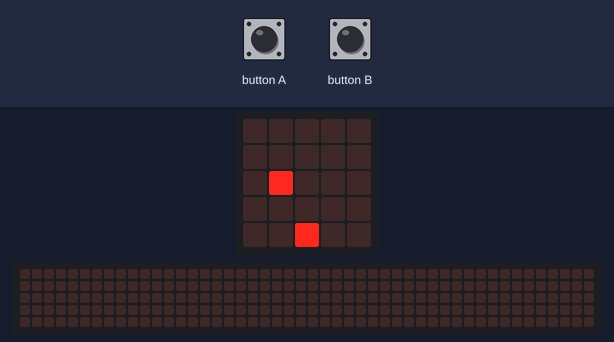
Bench run of a program on a simulated BBC micro:bit (MakeCode). On the bench: the board's 5×5 LED display, a strip that is not on the board, showing the scrolling text unrolled. The inputs (shaded band) are chosen by the test bench. Random numbers come from a fixed seed; the 48×5 strip is a reading aid, not a part: it shows the text the display is scrolling, unrolled, one strip-width of it at a time.

Above: at 1.6 s.
1.7 s: button A pressed for 0.15 s
At 2.3 s:
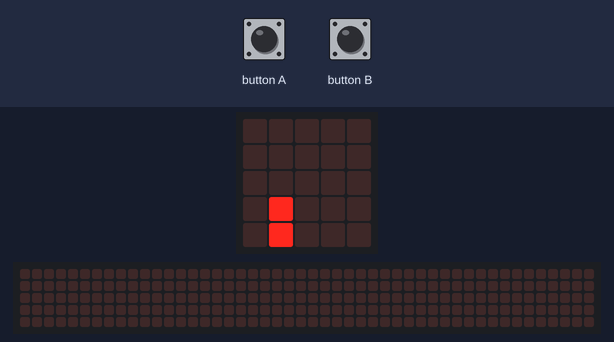
4.8 s: button B pressed for 0.15 s
At 5.7 s:
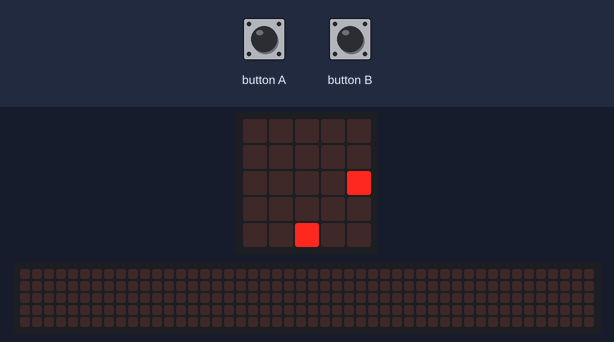
7.9 s: button A pressed for 0.15 s
At 8.9 s:
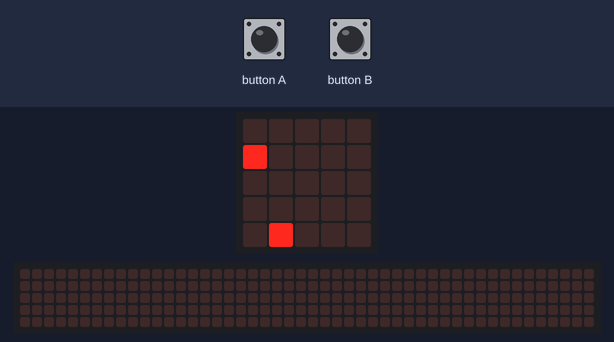
11.0 s: button B pressed for 0.15 s
11.7 s: button A pressed for 0.15 s
At 16.45 s:
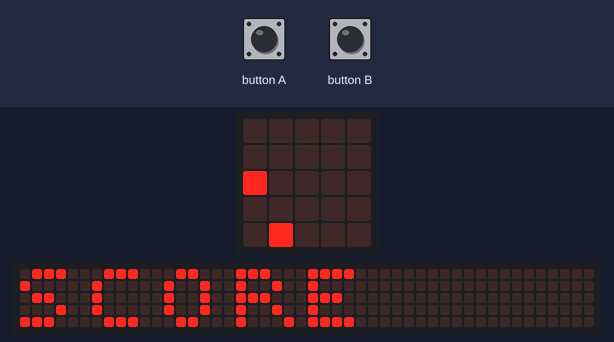
17.8 s: button B pressed for 0.15 s
At 22.62 s:
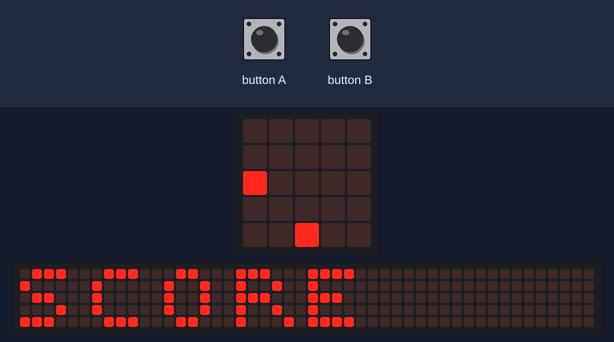

The program:

main.ts
```typescript
input.onButtonPressed(Button.A, function () {
    プレイヤー.change(LedSpriteProperty.X, -1)
})
input.onButtonPressed(Button.B, function () {
    プレイヤー.change(LedSpriteProperty.X, 1)
})
let スタートからの時間 = 0
let プレイヤー: game.LedSprite = null
let りんご = game.createSprite(randint(0, 4), 0)
プレイヤー = game.createSprite(2, 4)
let 得点 = 0
let スタートした時間 = input.runningTime()
basic.forever(function () {
    スタートからの時間 = input.runningTime() - スタートした時間
    if (スタートからの時間 <= 10000) {
        りんご.change(LedSpriteProperty.Y, 1)
        if (りんご.isTouching(プレイヤー)) {
            得点 += 1
        }
        if (りんご.get(LedSpriteProperty.Y) == 4) {
            りんご.delete()
            りんご = game.createSprite(randint(0, 4), 0)
        }
        basic.pause(1000)
    } else {
        basic.showString("SCORE")
        basic.showNumber(得点)
    }
})
```

test.ts
```typescript
// テストはここに来ます。このパッケージが拡張機能として使用されるときにはコンパイルされません。
```

Measured:
- what the display in image 1 shows lasts 1.1 s, from 2.0 s to 3.1 s
